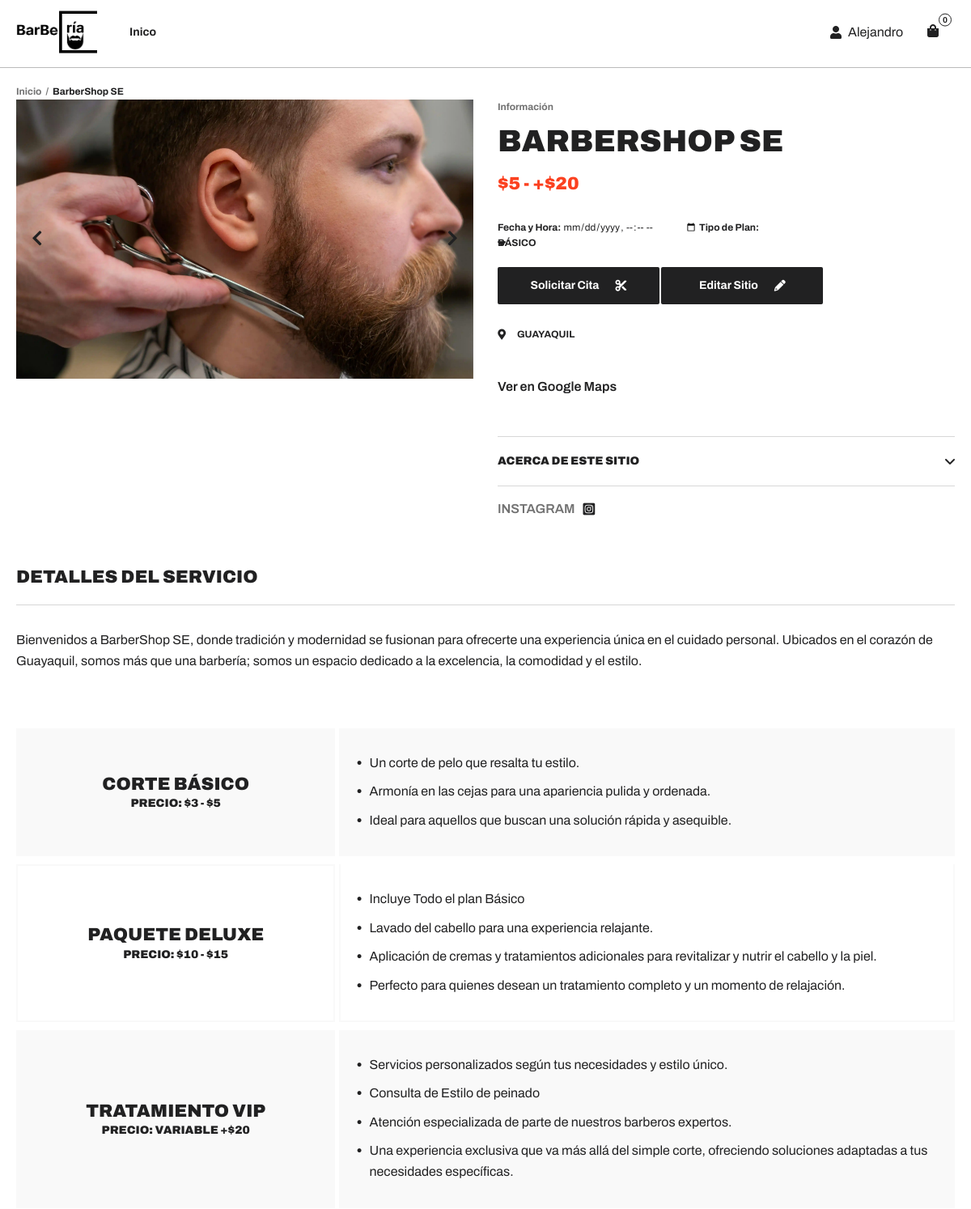
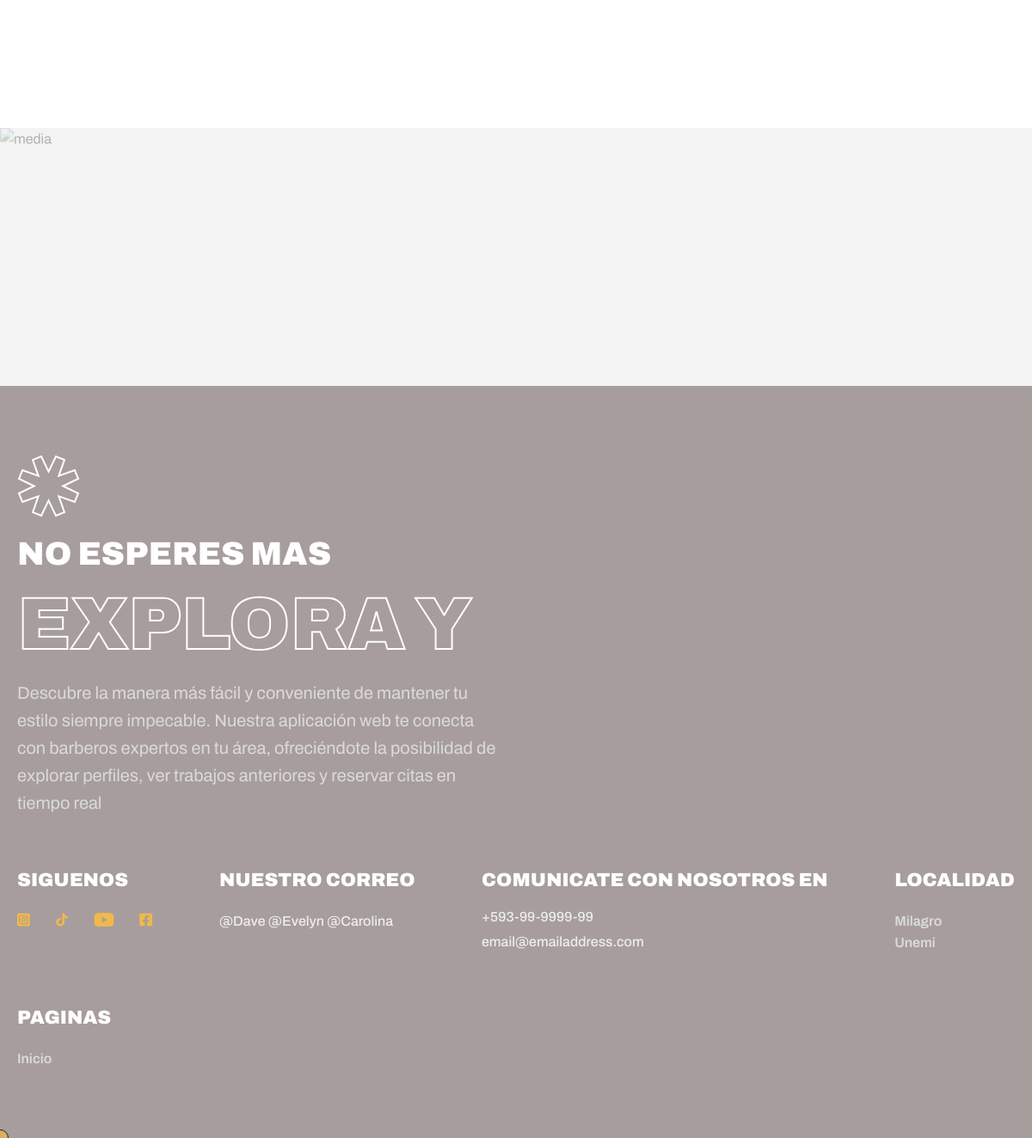
The app's page /perfil-barberia/21/ (signed in) with its own data (2 pictures, top to bottom).
### agendabarberia/models.py (models this page shows, shortened)
class Barberia(models.Model):
    imagen = models.ImageField(upload_to='barberia_images/')  # Guarda las imágenes en la carpeta 'barberia_images/'
    titulo = models.CharField(max_length=100)
    maps = models.CharField(max_length=100, default='https://maps.app.goo.gl/4Z6tBPcvjYrki5nK8')
    insta = models.CharField(max_length=100, default='https://www.instagram.com/')
    descripcion = models.TextField()
    ubicacion = models.CharField(max_length=200, choices=ciudad, default='*')
    numero_contacto = models.CharField(max_length=15)
    usuario = models.ForeignKey(User, on_delete=models.CASCADE, default=1)

### agendabarberia/views.py (the view)
# urls.py: path('perfil-barberia/<int:barberia_id>/', perfil_barberia, name='perfil-barberia'),
@login_required
def perfil_barberia(request, barberia_id):
    barberia = get_object_or_404(Barberia, pk=barberia_id)
    user = request.user
    citas = Cita.objects.filter(usuario=user, barberia=barberia)
    hoy = timezone.now()
    hace_una_semana = hoy - timedelta(days=7)
    citas_en_ultima_semana = Cita.citas_en_ultima_semana(user)
    notificaciones_citas = citas.count()
    total_citas_en_barberia = citas.count()
    mostrar_cupon = total_citas_en_barberia >= 9 #gestiona cuantas vecces va a la barberia
    numeroAleatorio = random.randint(1, 400)
    barberCodeCupon = ([f'code:{user}12/{hoy}/{numeroAleatorio}',f'code:{user}34/{hoy}/{numeroAleatorio}',f'code:{user}56/{hoy}/{numeroAleatorio}', f'code:{user}78/{hoy}/{numeroAleatorio}'])
    print(barberCodeCupon)
    cuponAleatorio = random.choice(barberCodeCupon)
    return render(request, 'perfil-barberia.html', {
        'user': user,
        'barberia': barberia,
        'notificaciones': notificaciones_citas,
        'cupon': mostrar_cupon,
        'cuponCode': cuponAleatorio
    })

### agendabarberia/models.py (called while the page is built)
    @staticmethod
    def citas_en_ultima_semana(usuario):
        hoy = timezone.now()
        hace_una_semana = hoy - timedelta(days=7)
        return Cita.objects.filter(usuario=usuario, fecha__range=(hace_una_semana, hoy)).count()

### agendabarberia/templates/perfil-barberia.html (shortened to what this page needs)
{% load static %}
<!DOCTYPE html>
<html lang="en">
    <head>
        <link rel="stylesheet" href="https://cdnjs.cloudflare.com/ajax/libs/font-awesome/6.0.0-beta3/css/all.min.css">
        <link rel="stylesheet preload" as="style" href="{% static "css/preload.min.css" %}" />
        <link rel="stylesheet preload" as="style" href="{% static "css/icomoon.css" %}" />
        <link rel="stylesheet preload" as="style" href="{% static "css/libs.min.css" %}" />
        <link rel="stylesheet" href="{% static "css/product3.min.css" %}" />
    </head>
    <body>
        {% include 'components/navbar.html' %}
        <ul class="breadcrumbs">
            <li>
                <a class="link" href="{% url "barberias" %}">Inicio</a>
            </li>
            <li>
                <span>{{barberia.titulo}}</span>
            </li>
        </ul>
        <main class="item">
            <div class="container">
                <div class="item_wrapper">
                    <div class="media">
                        <div class="media_slider media_slider--single">
                            <div class="swiper-wrapper">
                                <div class="swiper-slide">
                                    <picture>
                                        <source
                                            data-srcset="{{barberia.imagen.url}}"
                                            srcset="{{barberia.imagen.url}}"
                                            type="image/webp"
                                        />
                                        <img
                                            class="lazy"
                                            data-src="{{barberia.imagen.url}}"
                                            src="{{barberia.imagen.url}}"
                                            alt="{{barberia.titulo}}"
                                        />
                                    </picture>
                                </div>
                            </div>
                            <div class="media_slider-nav d-flex justify-content-between align-items-center">
                                <a class="link swiper-button-prev" href="#"><i class="icon-angle-left"></i></a>
                                <a class="link swiper-button-next" href="#"><i class="icon-angle-right"></i></a>
                            </div>
                        </div>
                    </div>
                    <div class="main sticky-parent">
                        <div class="main_content" data-sticky="true">
                            <div class="main_content-about">
                                <span class="label">Información</span>
                                <h2 class="title">{{barberia.titulo}}</h2>
                                <div class="price h4 d-flex">
                                    <span class="price_item price_item--new">$5 - +$20</span>
                                </div>
                                <div class="wrapper d-flex">
                                    <form method="post" action="{% url "solicitar-cita" barberia.id %}">
                                        <label for="fecha">Fecha y Hora:</label>
                                        <input type="datetime-local" name="fecha" id="fecha" required>
                                        <label for="plan">Tipo de Plan:</label>
                                        <button style="margin-top:20px;" class="btn btn--black btn--shop"> {% comment %} addToCart es la clase {% endcomment %}
                                            <span class="text">Solicitar Cita</span>
                                            <i class="fas fa-cut"></i>
                                        </button>
                                        {% if barberia.usuario and barberia.usuario == user %}
                                            <a class="btn btn--black btn--shop " href="{% url "editar-barberia" barberia.id %}"> {% comment %} addToCart es la clase {% endcomment %}
                                                <span class="text">Editar Sitio</span>
                                                <i class="fas fa-pencil"></i>
                                            </a>
                                        {% endif %}
                                    </form>
                                </div>
                                <div class="options d-flex">
                                    <a class="options_item" href="#"> <i class="icon icon-location"></i>{{barberia.ubicacion}}</a>
                                </div>
                                <a class="link link--underline" href="{{barberia.maps}}">Ver en Google Maps</a>
                            </div>
                            <div class="main_content-accordion">
                                <div class="wrapper accordion" id="aboutAccordion">
                                    <div class="accordion-item">
                                        <h6 class="accordion-header" id="shipping">
                                            <button
                                                class="accordion-button h6"
                                                type="button"
                                                data-bs-toggle="collapse"
                                                data-bs-target="#shippingContent"
                                                aria-expanded="false"
                                                aria-controls="shippingContent"
                                            >
                                                <span>Acerca de este Sitio</span> <i class="icon-angle-down icon"></i>
                                            </button>
                                        </h6>
                                    </div>
                                </div>
                            </div>
                            <div class="main_content-share d-flex">
                                <span class="title">Instagram</span>
                                <ul class="socials">
                                    <li>
                                        <a href="{{barberia.insta}}" target="_blank" rel="noopener noreferrer">
                                            <i class="icon-instagram"></i>
                                        </a>
                                    </li>
                                </ul>
                            </div>
                        </div>
                    </div>
                    {% include "components/detalle-cortes.html" %}
                </div>
            </div>
            <aside>
                <section class="suggested section gradient">
                    <div class="suggested_bg">
                        <picture>
                            <source data-srcset="img/gradients/10.webp" srcset="img/gradients/10.webp" type="image/webp" />
                            <img class="lazy" data-src="img/gradients/10.png" src="img/gradients/10.png" alt="media" />
                        </picture>
                    </div>
                </section>
            </aside>
        </main>
        {% include "components/footer.html" %}
    </body>
</html>

### agendabarberia/templates/components/navbar.html (shortened to what this page needs)
{% load static %}
    <header class="header" data-page="shop" data-page-parent="shop">
        <div class="container d-flex">
            <a class="header_logo logo" href="{% url "barberias" %}">
            <img style='width: 100px;'src="{% static "img/barberia-logo.png" %}" alt="">
            </a>
            <nav class="header_nav text--medium text--md collapse" id="headerMenu">
                <ul class="header_nav-list">
                    <li class="header_nav-list_item dropdown">
                        <a
                            class="nav-link nav-item dropdown-toggle"
                            href="{% url "barberias"  %}"
                        >
                            <span class="nav-item_text"> Inico </span>
                        </a>
                    </li>
                </ul>
            </nav>
            <div class="header_user">
                <a  style='display:flex; justify-content:center; align-items:center;' class="header_user-account" href="{% url "perfil-usuario" user.id %}">
                    <i style='' class="icon-user"></i>
                    <p style='margin-left: 8px;'>{{ user | title }}</p>
                </a>
                <a class="header_user-cart addToCart" href="{% url "reservas"  %}">
                    <i class="icon-bag"></i>
                    <span class="header_user-cart_qty">{{notificaciones}}</span>
                </a>
            </div>
        </div>
    </header>

### agendabarberia/templates/components/detalle-cortes.html (shortened to what this page needs)
<div class="details">
    <div class="details_general">
        <h4 class="details_general-title">Detalles del Servicio</h4>
        <div class="details_general-content">
            <div class="wrapper d-flex flex-column">
                <div class="description">
                    <p>{{barberia.descripcion}}</p>
                </div>
            </div>
        </div>
    </div>
    <div class="details_info d-flex flex-column">
        <div class="details_info-item">
            <div class="details_info-item_header">
                <h4 class="title">Corte Básico</h4>
                <h6>Precio: $3 - $5</h6>
            </div>
            <div class="details_info-item_content">
                <ul class="list list--details d-flex flex-column">
                    <li class="list-item">
                        <i class="icon icon-circle"></i>
                        <p class="text">Un corte de pelo que resalta tu estilo.</p>
                    </li>
                    <li class="list-item">
                        <i class="icon icon-circle"></i>
                        <p class="text">
                            Armonía en las cejas para una apariencia pulida y ordenada.
                        </p>
                    </li>
                    <li class="list-item">
                        <i class="icon icon-circle"></i>
                        <p class="text">Ideal para aquellos que buscan una solución rápida y asequible.</p>
                    </li>
                </ul>
            </div>
        </div>
        <div class="details_info-item">
            <div class="details_info-item_header">
                <h4 class="title">Paquete Deluxe</h4>
                <h6>Precio: $10 - $15</h6>
            </div>
            <div class="details_info-item_content">
                <ul class="list list--details d-flex flex-column">
                    <li class="list-item">
                        <i class="icon icon-circle"></i>
                        <p class="text">Incluye Todo el plan Básico</p>
                    </li>
                    <li class="list-item">
                        <i class="icon icon-circle"></i>
                        <p class="text">
                            Lavado del cabello para una experiencia relajante.
                        </p>
                    </li>
                    <li class="list-item">
                        <i class="icon icon-circle"></i>
                        <p class="text">Aplicación de cremas y tratamientos adicionales para revitalizar y nutrir el cabello y la piel.</p>
                    </li>
                    <li class="list-item">
                        <i class="icon icon-circle"></i>
                        <p class="text">Perfecto para quienes desean un tratamiento completo y un momento de relajación.</p>
                    </li>
                </ul>
            </div>
        </div>
        <div class="details_info-item">
            <div class="details_info-item_header">
                <h4 class="title">Tratamiento VIP</h4>
                <h6>Precio: Variable +$20</h6>
            </div>
            <div class="details_info-item_content">
                <ul class="list list--details d-flex flex-column">
                    <li class="list-item">
                        <i class="icon icon-circle"></i>
                        <p class="text">Servicios personalizados según tus necesidades y estilo único.</p>
                    </li>
                    <li class="list-item">
                        <i class="icon icon-circle"></i>
                        <p class="text">
                            Consulta de Estilo de peinado
                        </p>
                    </li>
                    <li class="list-item">
                        <i class="icon icon-circle"></i>
                        <p class="text">Atención especializada de parte de nuestros barberos expertos.</p>
                    </li>
                    <li class="list-item">
                        <i class="icon icon-circle"></i>
                        <p class="text">Una experiencia exclusiva que va más allá del simple corte, ofreciendo soluciones adaptadas a tus necesidades específicas.</p>
                    </li>
                </ul>
            </div>
        </div>
    </div>
</div>

### agendabarberia/static/css/icomoon.css (style rules this page uses)
[class^="icon-"], [class*=" icon-"] { font-family: 'icomoon' !important; speak: never; font-style: normal; font-weight: normal; font-variant: normal; text-transform: none; line-height: 1; -webkit-font-smoothing: antialiased; -moz-osx-font-smoothing: grayscale; }
.icon-angle-down:before { content: "\e901"; }
.icon-instagram:before { content: "\e90a"; }
.icon-user:before { content: "\e910"; }
.icon-angle-left:before { content: "\e916"; }
.icon-angle-right:before { content: "\e917"; }
.icon-circle:before { content: "\e91c"; }
.icon-bag:before { content: "\e91f"; }
.icon-location:before { content: "\e920"; }

### records on screen
Barberia: titulo "BarberShop SE", imagen (picture), titulo "BARBERSHOP SE", ubicacion "GUAYAQUIL", descripcion "Bienvenidos a BarberShop SE, donde tradición y modernidad se fusionan para ofrecerte una experiencia única en el cuidado personal. Ubicados en el corazón de Guayaquil, somos más que una barbería; somos un espacio dedicado a la excelencia, la comodidad y el estilo."

### other values on screen
{{ user | title }} "Alejandro"
{{ notificaciones }} "0"
